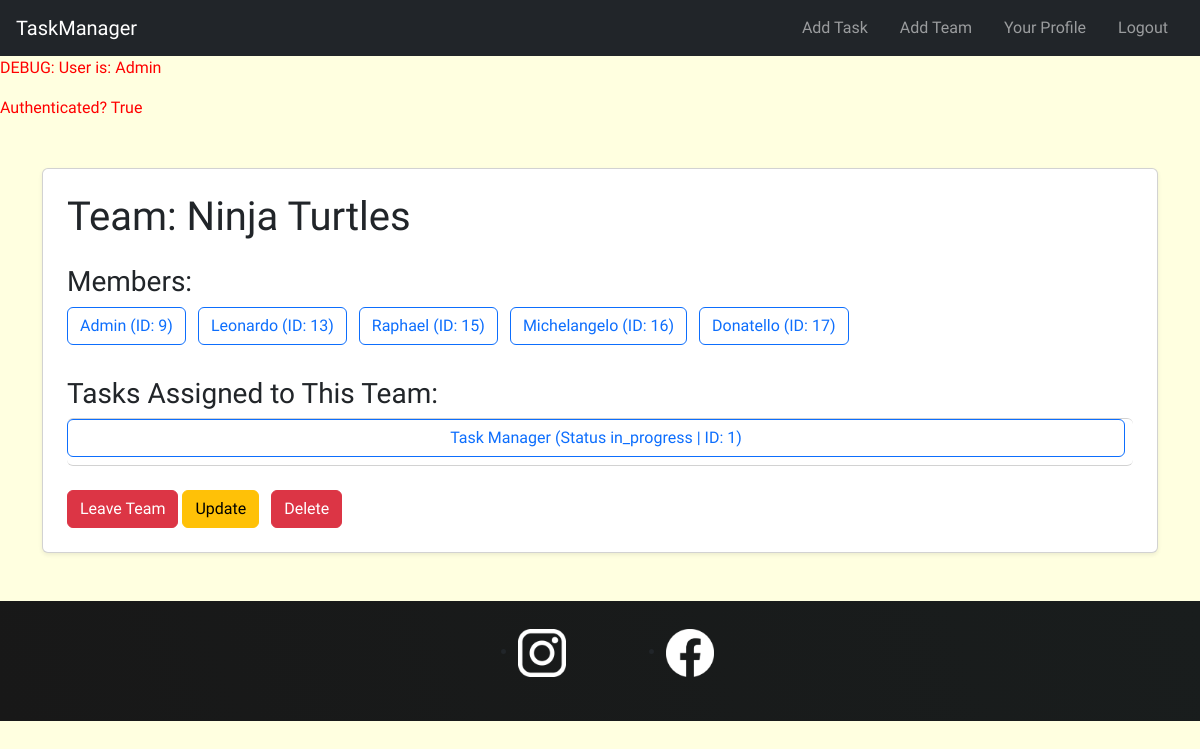
The page /teams/3/ (signed in) on the database its author committed.
### tasks/models.py (models this page shows, shortened)
class Team(models.Model): # One user can be a team
    name = models.CharField(max_length=100)
    users = models.ManyToManyField(User, related_name='teams')

class Task(models.Model):
    STATUS_CHOICES = [
        ('todo', 'To Do'),
        ('in_progress', 'In Progress'),
        ('done', 'Done'),
    ]
    private = models.BooleanField(blank=False,default=False) # if it is false every one can see it , users & teams associated
    creator = models.ForeignKey(User,on_delete=models.CASCADE, related_name='created_tasks')
    title = models.CharField(max_length=200)
    status = models.CharField(max_length=20, choices=STATUS_CHOICES, default='todo')
    description = models.TextField(blank=True)
    users = models.ManyToManyField(User, related_name='tasks')  # Users assigned to the task
    teams = models.ManyToManyField(Team, related_name='tasks' , blank=True)  # Teams related to the task
    subtasks = models.ManyToManyField('self', symmetrical=False, blank=True, related_name='parent_tasks')  # Optional sub-task linkage
    created_at = models.DateTimeField(auto_now_add=True)
    updated_at = models.DateTimeField(auto_now=True)
    deadline = models.DateTimeField(null=True, blank=True)

### tasks/views.py (the view)
# urls.py: path("teams/<int:team_id>/", views.detail_team, name="detail_team"), # ex: /team/1
@login_required
def detail_team(request,team_id):
    team = Team.objects.get(pk=team_id)
    context = {
        "team":team,
    }
    return render(request,"teams/detail.html",context)

### tasks/templates/teams/detail.html (shortened to what this page needs)
{% extends 'base.html' %}
{% block body %}
<main class="container my-5">
  <div class="card shadow-sm p-4">
    <h1 class="mb-4">Team: {{ team.name }}</h1>
    <h3>Members:</h3>
    {% if team.users.all %}
      <div class="mb-4">
        {% for user in team.users.all %}
          <a href="{% url 'task:detail_user' user.id %}" class="btn btn-outline-primary me-2 mb-2">
              {{ user.username }} (ID: {{ user.id }})
          </a>
        {% endfor %}
      </div>
    {% else %}
      <p class="text-muted">No users in this team.</p>
    {% endif %}
    <h3>Tasks Assigned to This Team:</h3>
    <ul class="list-group">
      {% for task in team.tasks.all %}
        <a href="{% url 'task:detail_task' task.id %}" class="btn btn-outline-primary me-2 mb-2">
            {{ task.title }} (Status {{ task.status }} | ID: {{ task.id }})
        </a>
      {% empty %}
        <li class="list-group-item text-muted">
          No tasks assigned to this team.
        </li>
      {% endfor %}
    </ul>
    <div class="mt-4">
      {% if user in team.users.all %}
        <form action="{% url 'task:leave_team' team.id user.userprofile.id %}" method="POST" class="d-inline">
            <button type="submit" class="btn btn-danger">Leave Team</button>
        </form>
      {% else %}
        <form action="{% url 'task:enter_team' team.id user.userprofile.id %}" method="POST" class="d-inline">
            {% csrf_token %}
            <button type="submit" class="btn btn-success">Join Team</button>
        </form>
      {% endif %}
      <a href="{% url 'task:update_team' team.id %}" class="btn btn-warning me-2">Update</a>
      <a href="{% url 'task:delete_team' team.id %}" class="btn btn-danger">Delete</a>
    </div>
  </div>
</main>
{% endblock %}

### tasks/templates/base.html (shortened to what this page needs)
{% load static %}
<!DOCTYPE html>
<html lang="en">
<head>
    <link href="https://cdn.jsdelivr.net/npm/bootstrap@5.3.5/dist/css/bootstrap.min.css" rel="stylesheet"
>
    <link rel="stylesheet" href="{% static 'tasks/styles.css' %}">
</head>
<body>
    <header>
        <nav class="navbar navbar-dark bg-dark">
            <a href="/" class="navbar-brand ms-3">TaskManager</a>
            <div class="navbar-nav flex-row ms-auto me-3">
                {% if user.is_authenticated %}
                    <a class="nav-link px-3" href="{% url 'task:create_task' %}">Add Task</a>
                    <a class="nav-link px-3" href="{% url 'task:create_team' %}">Add Team</a>
                    {% if user.userprofile %}
                        <a class="nav-link px-3" href="{% url 'task:detail_user' request.user.userprofile.id %}">Your Profile</a>
                    {% endif %}
                    <form method="POST" action="{% url 'logout' %}" style="display: inline;">
                        <button type="submit" class="btn btn-link nav-link px-3">
                            Logout
                        </button>
                    </form>
                {% else %}
                    <a class="nav-link px-3" href="{% url 'login' %}">Login</a>
                    <a class="nav-link px-3" href="{% url 'register' %}">Register</a>
                {% endif %}
            </div>
        </nav>
    </header>
    <p style="color: red;">DEBUG: User is: {{ user }}</p>
    <p style="color: red;">Authenticated? {{ user.is_authenticated }}</p>
    {% block body %}
    {% endblock %}
    <footer>
      <ul>
        <li>
          <a href="https://www.instagram.com/">
            <img
              src="/pictures/icons/insta.png"
              alt="Instagram logo link to social media page"
          /></a>
        </li>
        <li>
          <a href="https://www.facebook.com/">
            <img
              src="/pictures/icons/facebook.png"
              alt="Facebook logo link to social media page"
            />
          </a>
        </li>
      </ul>
    </footer>
</body>
</html>

### tasks/static/tasks/styles.css (style rules this page uses)
body { background-color: lightyellow; font-family: "Oswald", sans-serif; }
li { margin: auto; }
footer { background: linear-gradient(70deg, rgb(24, 24, 24), rgb(25, 29, 29)); padding: 1.75rem 0; margin-top: 1rem; }
footer ul { display: flex; justify-content: center; }
footer li { width: 3rem; height: 3rem; margin: 0 3.125rem; }
footer img { width: 100%; height: 100%; }

### rows shown on the page
Team: name "Ninja Turtles"
Task: title "Task Manager", status "in_progress", id "1"

### other values the page prints
{{ user }} "Admin"
{{ user.is_authenticated }} "True"
{{ user.username }} "Admin"
{{ user.id }} "9"
{{ user.username }} "Leonardo"
{{ user.id }} "13"
{{ user.username }} "Raphael"
{{ user.id }} "15"
{{ user.username }} "Michelangelo"
{{ user.id }} "16"
{{ user.username }} "Donatello"
{{ user.id }} "17"
